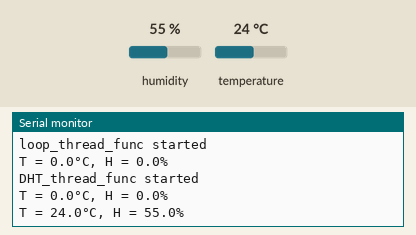
This sketch was run on a simulated Arduino Uno, built with avr-gcc and run on an emulated ATmega328P. On the bench: the last lines printed to the serial monitor. Inputs (shaded band) come from the test bench; at power-on: humidity 55 %, temperature 24 °C.

Above: at 8.7 s.
8.8 s: humidity set to 22 %
At 12.7 s:
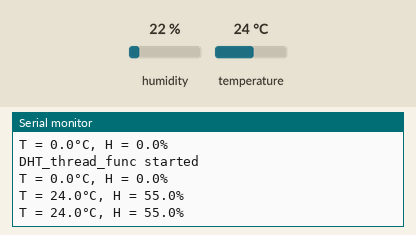
14.7 s: temperature set to 12 °C
At 16.7 s:
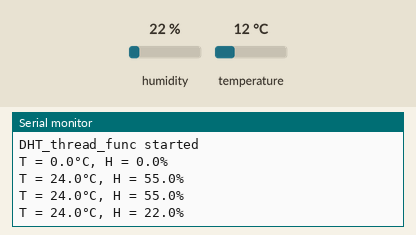
20.6 s: humidity set to 40 %
At 24.7 s:
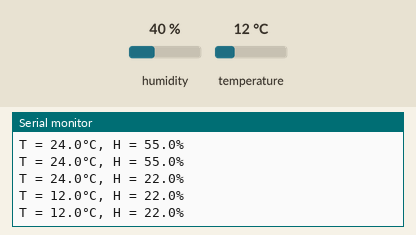
Timing chart, 0 to 26.2 s (numbered marks = the images above; inputs shaded):
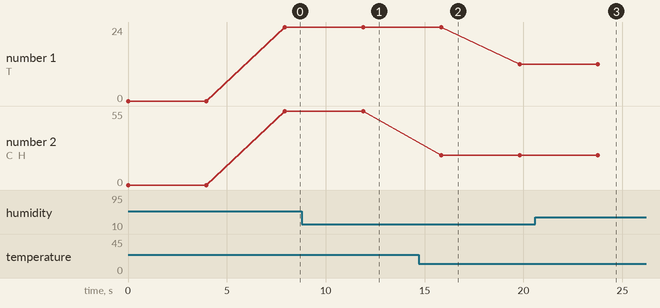

The sketch:

dhtfreertos-d81.1.2.ino
```cpp
#include <Arduino.h>
#include <Arduino_FreeRTOS.h>
#include "DHT_Async.h"

/* Uncomment according to your sensortype. */
#define DHT_SENSOR_TYPE DHT_TYPE_11
//#define DHT_SENSOR_TYPE DHT_TYPE_21
//#define DHT_SENSOR_TYPE DHT_TYPE_22

static const int DHT_SENSOR_PIN = 10;
DHT_Async dht_sensor(DHT_SENSOR_PIN, DHT_SENSOR_TYPE);

TaskHandle_t loop_task, DHT_task;

void setup() {
    Serial.begin(115200);
    while (!Serial) { }

    auto const rc_loop = xTaskCreate
      (
        loop_thread_func,
        static_cast<const char*>("Loop Thread"),
        512 / 4,   /* usStackDepth in words */
        nullptr,   /* pvParameters */
        1,         /* uxPriority */
        &loop_task /* pxCreatedTask */
      );
    if (rc_loop != pdPASS) {
        Serial.println("Failed to create 'loop' thread");
        return;
    }
    Serial.println("Created 'loop' thread");

    auto const rc_DHT = xTaskCreate
      (
        DHT_thread_func,
        static_cast<const char*>("DHT Thread"),
        512 / 4,   /* usStackDepth in words */
        nullptr,   /* pvParameters */
        1,         /* uxPriority */
        &DHT_task /* pxCreatedTask */
      );
    if (rc_DHT != pdPASS) {
        Serial.println("Failed to create 'loop' thread");
        return;
    }
    Serial.println("Created 'DHT' thread");

    Serial.println("Starting scheduler ...");
    /* Start the scheduler. */
    vTaskStartScheduler();
    /* We'll never get here. */
    for( ;; );
}

float temperature;
float humidity;

void loop() {
}

void loop_thread_func(void *pvParameters) {
    Serial.println("loop_thread_func started");
    for(;;) {
        Serial.print("T = ");
        Serial.print(temperature, 1);
        Serial.print("°C, H = ");
        Serial.print(humidity, 1);
        Serial.println("%");
        vTaskDelay(configTICK_RATE_HZ*4);
    }
}

void DHT_thread_func(void *pvParameters) {
    Serial.println("DHT_thread_func started");

    for(;;) {
        dht_sensor.measure(&temperature, &humidity);
        vTaskDelay(configTICK_RATE_HZ*4);
    }
}
```

Measured:
- plotted number 1: 24 → 12 after the input at 14.7 s
- plotted number 2: 22 → 40 after the input at 20.6 s
